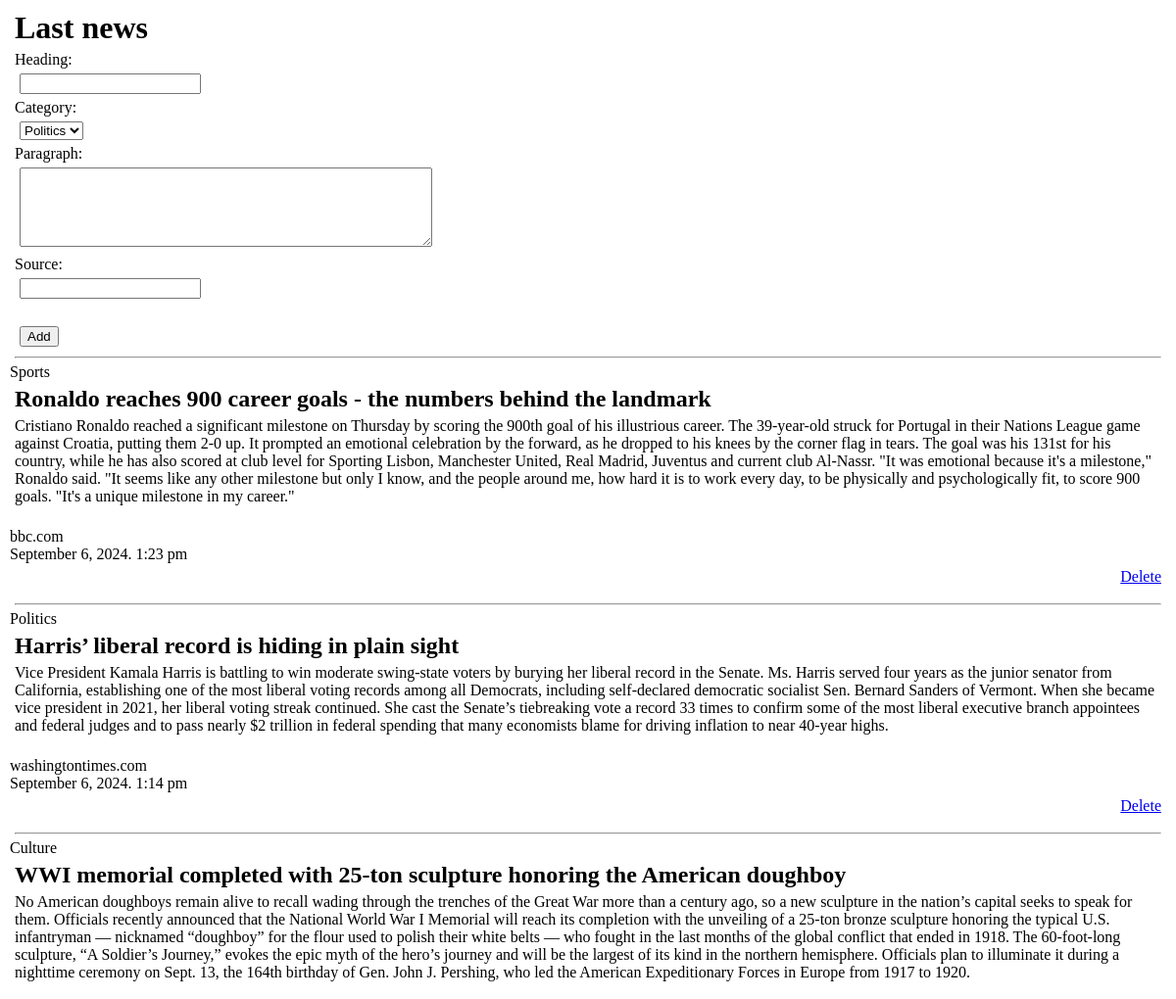
The page /php3/news/news.php (upper part) on the database as committed earlier.
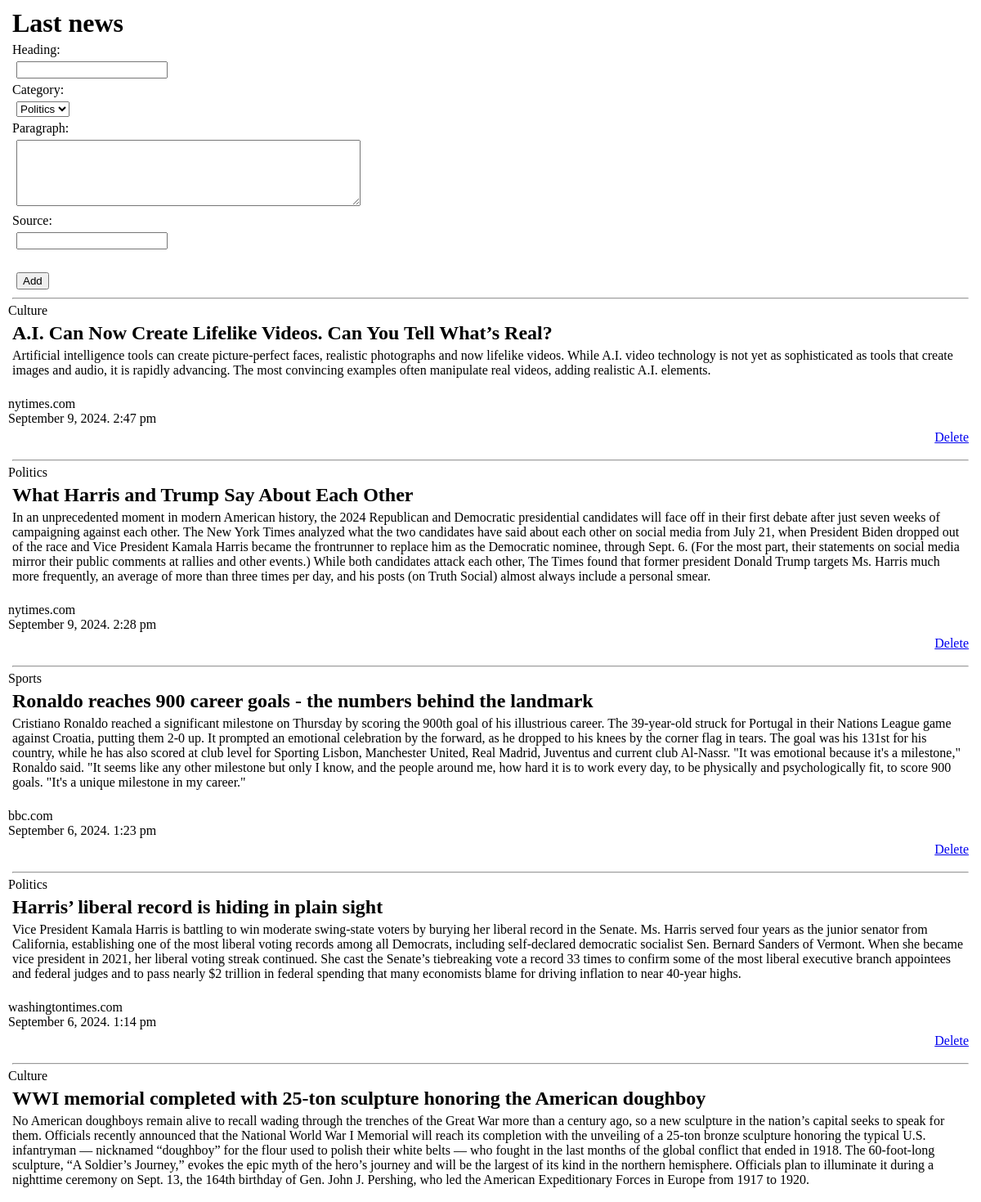
The same page on the database as committed later.
### tables this page shows
CREATE TABLE msgs(
                id INTEGER PRIMARY KEY AUTOINCREMENT,
                title TEXT,
                category INTEGER,
                description TEXT,
                source TEXT,
                datetime INTEGER
            );

### php3/news/classes/NewsDB.class.php (called while the page is built, shortened)
<?php
class NewsDB implements INewsDB{
    private $_db;
    function __construct() {
        if(!file_exists(self::DB_NAME)){
            $this->_db = new sqlite3(self::DB_NAME);
            $sql = "CREATE TABLE msgs(
                id INTEGER PRIMARY KEY AUTOINCREMENT,
                title TEXT,
                category INTEGER,
                description TEXT,
                source TEXT,
                datetime INTEGER
            );
            CREATE TABLE category(
                id INTEGER,
                name TEXT
            );
            INSERT INTO category(id, name)
                SELECT 1 AS id, 'Politics' AS name
                UNION SELECT 2 AS id, 'Culture' AS name
                UNION SELECT 3 AS id, 'Sports' AS name";
            $this->_db->exec($sql) or die("$this->_db->lastErrorMsg()");
        }
        else
            $this->_db = new sqlite3(self::DB_NAME);
    }
    function getNews(){
        $sql = "SELECT msgs.id as id, title, category.name as category,
            description, source, datetime
            FROM msgs, category
            WHERE category.id = msgs.category
            ORDER BY msgs.id DESC";
        $result = $this->_db->query($sql);
        $i=0;
        $array[0] = "No result";
        while (($row = $result->fetchArray(SQLITE3_ASSOC)) !== FALSE) {
            $array[$i] = $row;
            $i++;
        }
        return $array;
    }
}

### php3/news/get_news.inc.php (the view)
<?php
$news_array = $news->getNews();
if(empty($news_array)){
   $errMsg = "Error occured while loading news.";
}else{
    foreach($news_array as $news_item){
        echo "<hr />";
        echo $news_item['category'];
        echo "<h2>".$news_item['title']."</h2>";
        echo "<p>".$news_item['description']."</p><br />";
        echo $news_item['source'] . "<br />";
        echo date('F j, Y.  g:i a', $news_item['datetime']) . "<br />";
        echo "<a href='news.php?del=" . $news_item['id'] . "' style='float: right'>Delete</a><br /><br />";
    }
}

### php3/news/news.php (shortened to what this page needs)
<?php
require "classes/NewsDB.class.php";
$news = new NewsDB();
?>
<!DOCTYPE html>
<html lang="en">
<head>
</head>
<body>
    <h1>Last news</h1>
    <form action="<?= $_SERVER['PHP_SELF']; ?>" method="post">
        Heading:<br />
        <input type="text" name="title" /><br />
        Category:<br />
        <select name="category">
            <option value="1">Politics</option>
        </select>
        <br />
        Paragraph:<br />
        <textarea name="description" cols="50" rows="5"></textarea><br />
        Source:<br />
        <input type="text" name="source" /><br />
        <br />
        <input type="submit" value="Add">
    </form>
    <?php
        include "get_news.inc.php"
    ?>
</body>
</html>

### php3/news/news.php (style rules this page uses)
* { margin: 5px; }

Rows that differ between the two databases and show on the page:
added msgs: category "Culture", title "A.I. Can Now Create Lifelike Videos. Can You Tell What’s Real?", description "Artificial intelligence tools can create picture-perfect faces, realistic photographs and now lifelike videos. While A.I. video technology is not yet as sophisticated as tools that create images and audio, it is rapidly advancing. The most convincing examples often manipulate real videos, adding realistic A.I. elements.", source "nytimes.com", datetime "September 9, 2024. 2:47 pm"
added msgs: category "Politics", title "What Harris and Trump Say About Each Other", description "In an unprecedented moment in modern American history, the 2024 Republican and Democratic presidential candidates will face off in their first debate after just seven weeks of campaigning against each other. The New York Times analyzed what the two candidates have said about each other on social media from July 21, when President Biden dropped out of the race and Vice President Kamala Harris became the frontrunner to replace him as the Democratic nominee, through Sept. 6. (For the most part, their statements on social media mirror their public comments at rallies and other events.) While both candidates attack each other, The Times found that former president Donald Trump targets Ms. Harris…", source "nytimes.com", datetime "September 9, 2024. 2:28 pm"
